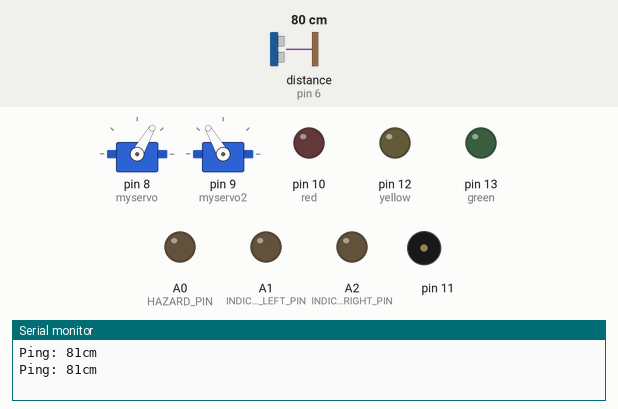
A sketch run on a simulated Arduino Uno, built with avr-gcc and run on an emulated ATmega328P. Shown: 2 × servo, output pins drawn as LEDs (lit = HIGH), buzzer (waves = sounding), the last lines printed to the serial monitor. Inputs (shaded band) come from the test bench; at power-on: distance to the obstacle (sensor on pin 6) 80 cm. The echo pulse lasts 58.3 µs per cm; random numbers use the default seed unless the sketch sets one.

Above: at 0.16 s.
At 16.8 s:
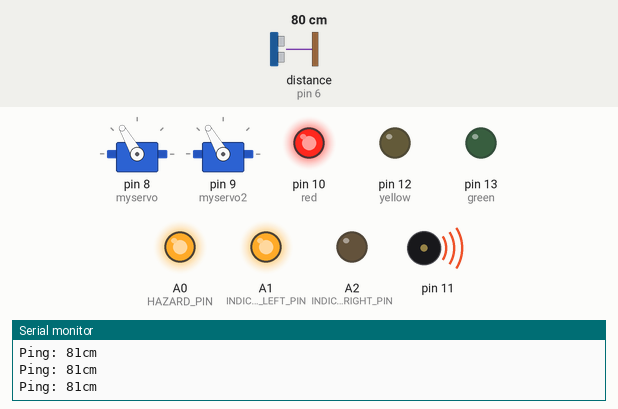
At 18.0 s:
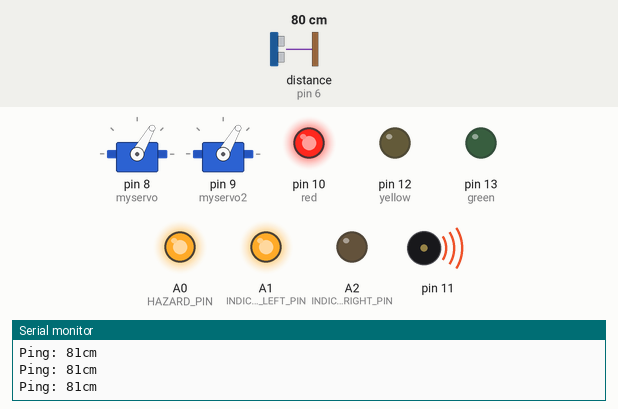
At 27.2 s:
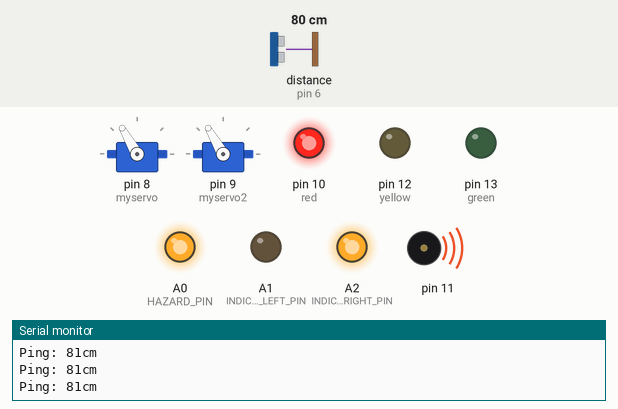
At 29.3 s:
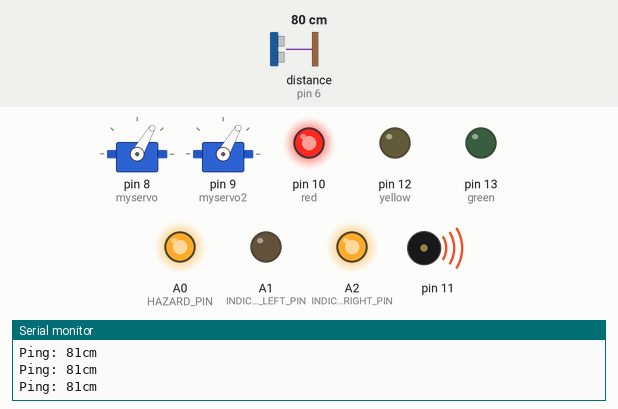
At 38.8 s:
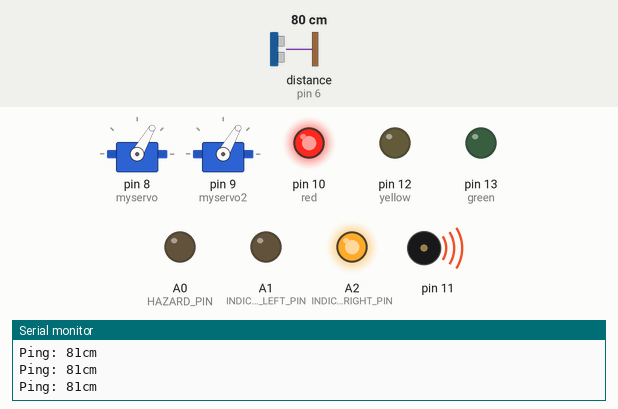
Timing chart, 0 to 40.0 s (numbered marks = the images above):
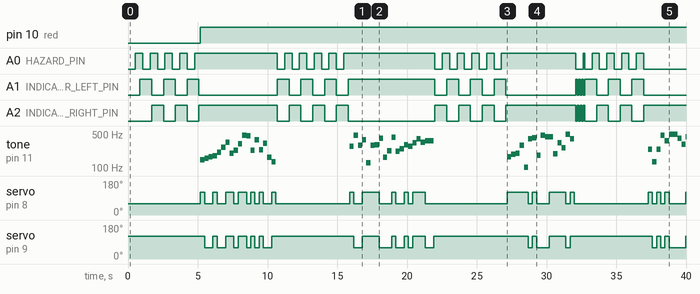

The sketch:

Servo_test_for_robots.ino
```cpp
// A small robot built with cardboard and sticky tape to teach basic robotics
// by sighmon & pix
// Please re-use, re-mix, copy, paste as desired

#include <Servo.h>
#include <NewPing.h>
// Download NewPing library: http://playground.arduino.cc/Code/NewPing
// and apply this fix: http://code.google.com/p/arduino-new-ping/wiki/HELP_Error_Vector_7_When_Compiling

#define TRIGGER_PIN  7  // Arduino pin tied to trigger pin on the ultrasonic sensor.
#define ECHO_PIN     6  // Arduino pin tied to echo pin on the ultrasonic sensor.
#define MAX_DISTANCE 200 // Maximum distance we want to ping for (in centimeters). Maximum sensor distance is rated at 400-500cm.

#define HAZARD_PIN         A0
#define INDICATOR_LEFT_PIN A1
#define INDICATOR_RIGHT_PIN A2

int lastHazard = 0;
int hazardState = 0;

int lastIndicator = 0;
int indicatorState = 0;

NewPing sonar(TRIGGER_PIN, ECHO_PIN, MAX_DISTANCE);

Servo myservo;  // create servo object to control a servo
Servo myservo2;
                // a maximum of eight servo objects can be created

int pos = 90;    // variable to store the servo position
int pos2 = 90;

int leftDistanceToObject = 0;
int rightDistanceToObject = 0;

int eyes = A0;
//int eyes = A1;

int freeCount = 0;

void setup()
{
  // Serial speed for infra red sensor
  Serial.begin(9600);
  // Serial speed for ultrasonic sensor
  //Serial.begin(115200);
  myservo.attach(8);  // attaches the servo on pin 8 to the servo object
  myservo2.attach(9);  // attaches the servo on pin 8 to the servo object
//  pinMode(9, OUTPUT);  // pin for +5v
//  digitalWrite(9, HIGH);
//  pinMode(8, OUTPUT);  // pin for Ground
//  digitalWrite(8, LOW);

  pinMode(10,OUTPUT); // red
  pinMode(12,OUTPUT); // yellow
  pinMode(13,OUTPUT); // green

  pinMode(HAZARD_PIN,OUTPUT);
  pinMode(INDICATOR_LEFT_PIN,OUTPUT);
  pinMode(INDICATOR_RIGHT_PIN,OUTPUT);

}

void loop()
{
  // Infrared sensor
  // int sensorValue = analogRead(eyes);
  // Serial.println(sensorValue);
  // Ultrasonic sensor
  unsigned int sensorValue = sonar.ping() / US_ROUNDTRIP_CM;
  Serial.print("Ping: ");
  Serial.print(sensorValue); // Convert ping time to distance in cm and print result (0 = outside set distance range)
  Serial.println("cm");

  int now = millis();
  if(lastHazard+500 < now) {
    lastHazard = now;
    hazardState = !hazardState;
    if(hazardState) {
      digitalWrite(HAZARD_PIN,HIGH);
    }  else {
      digitalWrite(HAZARD_PIN,LOW);
    }
  }

  // We don't have a sensor yet, so set the sensorValue;
  sensorValue = 30;

  if(lastIndicator+800 < now) {
    lastIndicator = now;
    indicatorState = !indicatorState;
    if(indicatorState) {
      digitalWrite(INDICATOR_LEFT_PIN,HIGH);
      digitalWrite(INDICATOR_RIGHT_PIN,LOW);
    }  else {
      digitalWrite(INDICATOR_LEFT_PIN,LOW);
      digitalWrite(INDICATOR_RIGHT_PIN,HIGH);
    }
  }

  // if (sensorValue < 300) { // For the infrared
  if (sensorValue > 20) { // For the ultrasonic
    freeCount++;
    if(freeCount==50) {
      freedomDance();
      freeCount=0;
    }
    driveForward(100);
  } else {
//    driveBackward(1000);
    freeCount = 0;
    decideWhichDirectionToTurn();
  }
//  squareDance();
}

void driveBackward(int time) {
  pos = 120;
  pos2 = 60;
  myservo.write(pos);
  myservo2.write(pos2);
  delay(time);
  pos = 90;
  pos2 = 90;
  myservo.write(pos);
  myservo2.write(pos2);
}

void driveForward(int time) {
  pos = 60;
  pos2 = 120;
  myservo.write(pos);
  myservo2.write(pos2);
  delay(time);
  pos = 90;
  pos2 = 90;
  myservo.write(pos);
  myservo2.write(pos2);
}

void turn(int pos) {
  myservo.write(pos);
  myservo2.write(pos);
  delay(300);
  pos = 90;
  pos2 = 90;
  myservo.write(pos);
  myservo2.write(pos2);
}

void squareDance() {
  driveForward(1000);
  turn(120);
  driveForward(1000);
  turn(120);
  driveForward(1000);
  turn(120);
  driveForward(1000);
  turn(120);
}

void beep(int time, int frequency) {
  tone(11, frequency);
  delay(time);
  tone(11, frequency/5);
  delay(time);
  noTone(11);
}

void freedomDance() {
  for(int i=random(10,20);i>=0;i--) {
    digitalWrite(10,HIGH);
    digitalWrite(12,LOW);
    digitalWrite(13,LOW);
    tone(11,random(100,500));
    if(random(2)) {
      turn(120);
    } else {
      turn(60);
    }
  }
  noTone(11);
}

void decideWhichDirectionToTurn() {
  digitalWrite(10,HIGH);
  digitalWrite(12,LOW);
  digitalWrite(13,LOW);
  // screech
  for(int i=0;i<100;i++) {
    //beep(random(20,2000),10);
    tone(11,random(1000,2000));
    delay(1);
  }
  digitalWrite(10,LOW);
  digitalWrite(12,HIGH);
  digitalWrite(13,LOW);
  // screech
  for(int i=0;i<200;i++) {
    //beep(random(20,2000),10);
    tone(11,random(2000,3000));
    delay(1);
  }
  digitalWrite(10,LOW);
  digitalWrite(12,LOW);
  digitalWrite(13,HIGH);
  // screech
  for(int i=0;i<300;i++) {
    //beep(random(20,2000),10);
    tone(11,random(3000,4000));
    delay(1);
  }
  digitalWrite(10,LOW);
  digitalWrite(12,LOW);
  digitalWrite(13,LOW);
  noTone(11);

  //beep(300, 250);

  turn(60);
  beep(100, 750);
  //int sensorValue = analogRead(eyes);
  //rightDistanceToObject = sensorValue;
  rightDistanceToObject = sonar.ping() / US_ROUNDTRIP_CM;
  turn(120);
  turn(120);
  beep(100, 750);
  //int sensorValueTwo = analogRead(eyes);
  //leftDistanceToObject = sensorValueTwo;
  leftDistanceToObject = sonar.ping() / US_ROUNDTRIP_CM;
  // if (leftDistanceToObject < rightDistanceToObject) { // For infrared
  if (leftDistanceToObject > rightDistanceToObject) { // For ultrasonic
    // Keep going
  } else {
    // Turn right
    turn(60);
    turn(60);
  }
}

void turnOffServos(Servo servoName) {
  servoName.detach();
}
```

Measured:
- by itself, pin 10 (red): LOW → HIGH at 5.2 s
- by itself, A0 (HAZARD_PIN): LOW → HIGH at 0.53 s, → LOW 0.53 s later, → HIGH 0.53 s later, → LOW 0.53 s later, … (40 changes in this stretch)
- by itself, A1 (INDICATOR_LEFT_PIN): LOW → HIGH at 0.85 s, → LOW 0.85 s later, → HIGH 0.85 s later, → LOW 0.85 s later, … (32 changes in this stretch)
- by itself, A2 (INDICATOR_RIGHT_PIN): LOW → HIGH at 1.7 s, → LOW 0.85 s later, → HIGH 0.85 s later, → LOW 0.85 s later, … (31 changes in this stretch)
- by itself, servo on pin 8 (myservo): 60° → 120° at 5.2 s, → 60° 0.30 s later, → 120° 0.60 s later, → 60° 0.30 s later, … (39 changes in this stretch)
- by itself, servo on pin 9 (myservo2): 120° → 60° at 5.5 s, → 120° 0.60 s later, → 60° 0.30 s later, → 120° 0.60 s later, … (34 changes in this stretch)
- by itself, tone on pin 11: plays 149 Hz for 0.30 s, 158 Hz for 0.30 s, 172 Hz for 0.30 s, 178 Hz for 0.30 s, 209 Hz for 0.30 s, 265 Hz for 0.30 s … (64 notes in this stretch)
